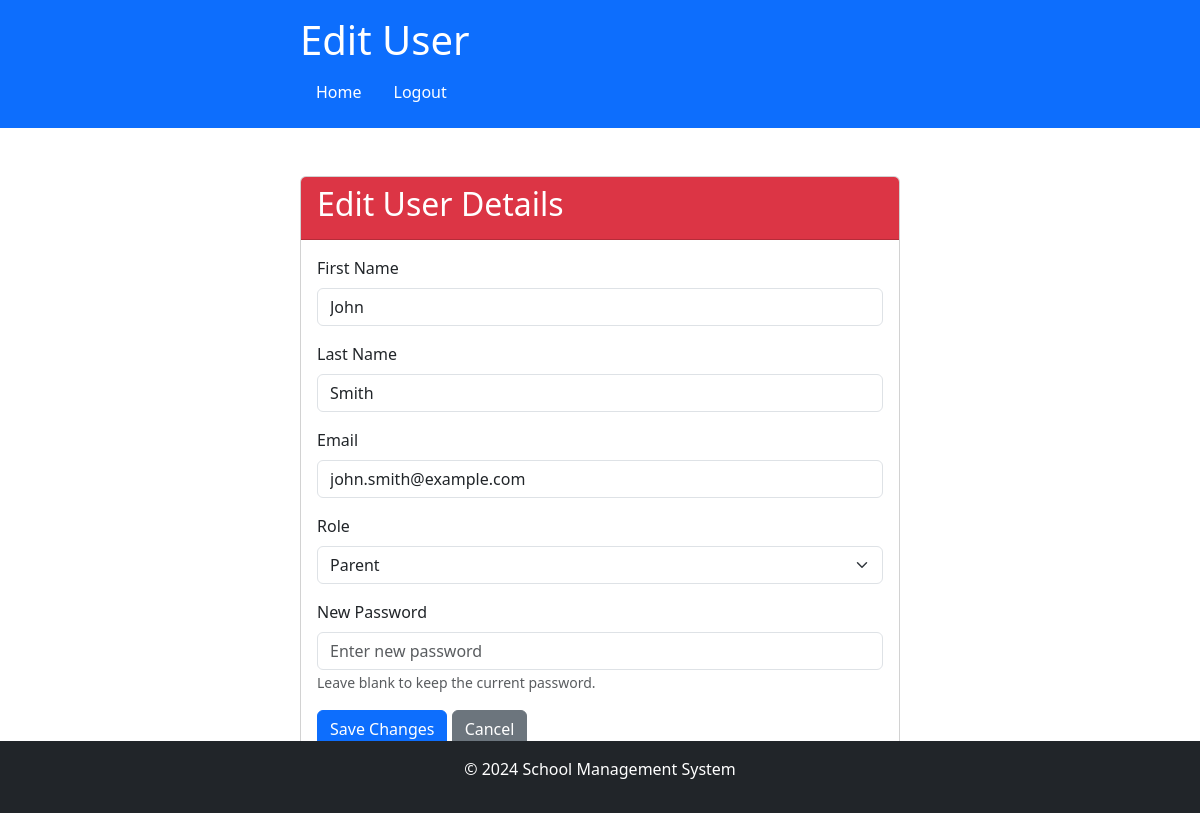
The app's page /admin/edit_user/user4 (signed in) with its own data.
### app/models/models.py (models this page shows)
class User(UserMixin, db.Model):
    __tablename__ = 'User'
    id = db.Column('Id', db.String, primary_key=True, default=lambda: str(uuid4()))
    password = db.Column('Password', db.String, nullable=True)
    role_id = db.Column('RoleId', db.String, ForeignKey('Role.Id', ondelete='SET NULL'))
    email = db.Column('Email', db.String, nullable=False)
    first_name = db.Column('FirstName', db.String, nullable=False)
    last_name = db.Column('LastName', db.String, nullable=False)
    date_of_birth = db.Column('DateOfBirth', db.Date, nullable=True)
    role = relationship('Role', back_populates='users')
    created_fee_records = db.relationship('FeeRecord',
                                          foreign_keys='FeeRecord.created_by',  # Referencing FeeRecord.created_by
                                          backref='creator')
    invoices = relationship('Invoice', back_populates='created_by_user')
    parent_students = relationship('ParentStudent',
                                   foreign_keys='[ParentStudent.parent_id]',
                                   back_populates='parent',
                                   cascade="all, delete-orphan")
    student_parents = relationship('ParentStudent',
                                   foreign_keys='[ParentStudent.student_id]',
                                   back_populates='student',
                                   cascade="all, delete-orphan")

class Role(db.Model):
    __tablename__ = 'Role'
    id = db.Column('Id', db.String, primary_key=True)
    role_name = db.Column('RoleName', db.String, nullable=False)
    users = relationship('User', back_populates='role')

### app/routes/admin_routes.py (the view, shortened to what this page needs)
@admin.route('/edit_user/<string:user_id>', methods=['GET', 'POST'])
@login_required
def edit_user(user_id):
    user = User.query.filter_by(id=user_id).first_or_404()  # Use filter_by to query by string ID
    roles = Role.query.all()
    return render_template('admin/edit_user.html', user=user, roles=roles)

### app/__init__.py (called while the page is built)
@login_manager.user_loader
def load_user(user_id):
    from app.models.models import User  # Import here to avoid circular import
    return User.query.get(user_id)

### app/templates/admin/edit_user.html (shortened to what this page needs)
<!DOCTYPE html>
<html lang="en">
<head>
    <link href="https://cdn.jsdelivr.net/npm/bootstrap@5.3.0-alpha1/dist/css/bootstrap.min.css" rel="stylesheet">
</head>
<body>
    <header class="bg-primary text-white p-3">
        <div class="container-custom">
            <h1>Edit User</h1>
            <nav>
                <ul class="nav">
                    <li class="nav-item">
                        <a class="nav-link text-white" href="{{ url_for('main.dashboard') }}">Home</a>
                    </li>
                    <li class="nav-item">
                        <a class="nav-link text-white" href="{{ url_for('auth.logout') }}">Logout</a>
                    </li>
                </ul>
            </nav>
        </div>
    </header>
    <main class="container-custom my-5">
        <div class="card">
            <div class="card-header bg-danger text-white">
                <h2>Edit User Details</h2>
            </div>
            <div class="card-body">
                <form action="{{ url_for('admin.edit_user', user_id=user.id) }}" method="post">
                    <div class="mb-3">
                        <label for="first_name" class="form-label">First Name</label>
                        <input type="text" class="form-control" id="first_name" name="first_name" value="{{ user.first_name }}" required>
                    </div>
                    <div class="mb-3">
                        <label for="last_name" class="form-label">Last Name</label>
                        <input type="text" class="form-control" id="last_name" name="last_name" value="{{ user.last_name }}" required>
                    </div>
                    <div class="mb-3">
                        <label for="email" class="form-label">Email</label>
                        <input type="email" class="form-control" id="email" name="email" value="{{ user.email }}" required>
                    </div>
                    <div class="mb-3">
                        <label for="role" class="form-label">Role</label>
                        <select class="form-select" id="role" name="role_id" required onchange="togglePasswordField()">
                            {% for role in roles %}
                                <option value="{{ role.id }}" {% if role.id == user.role_id %}selected{% endif %}>
                                    {{ role.role_name }}
                                </option>
                            {% endfor %}
                        </select>
                    </div>
                    <div class="mb-3" id="password-field">
                        <label for="password" class="form-label">New Password</label>
                        <input type="password" class="form-control" id="password" name="password" placeholder="Enter new password">
                        <small class="form-text text-muted">Leave blank to keep the current password.</small>
                    </div>
                    <button type="submit" class="btn btn-primary">Save Changes</button>
                    <a href="{{ url_for('admin.manage_users') }}" class="btn btn-secondary">Cancel</a>
                </form>
            </div>
        </div>
    </main>
    <footer class="bg-dark text-white py-3 fixed-bottom footer">
        <div class="container text-center">
            <p>&copy; 2024 School Management System</p>
        </div>
    </footer>
</body>
</html>

### app/templates/admin/edit_user.html (style rules this page uses)
.container-custom { max-width: 600px; margin: 0 auto; }

### records on screen
User: first_name "John", last_name "Smith", email "john.smith@example.com", role_id "Parent"
